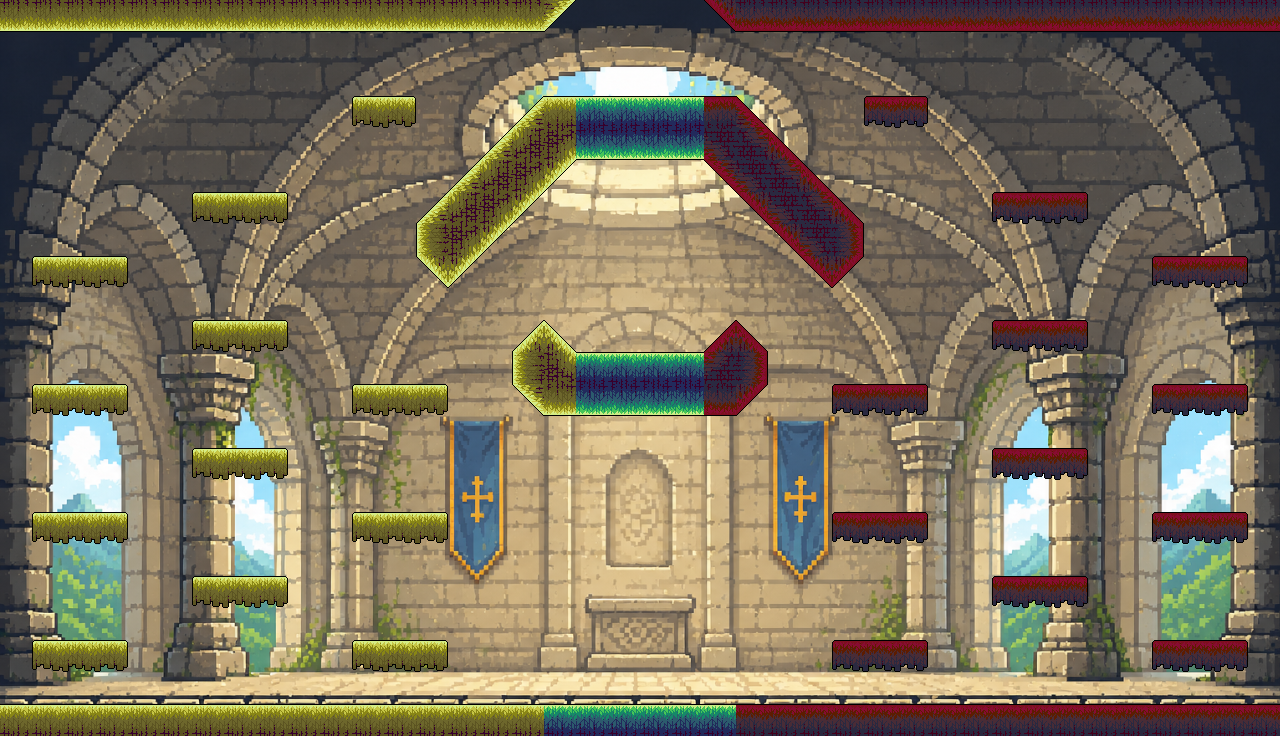

A level layout from a 2D game, rendered from its tile map. Below: a short description, then the map file with its tile-grid data intact:
An orthogonal 40x23 tile map with 32x32 px tiles, 1 tile layer (Platforms), 5 tilesets, 1 image layer.

<map version="1.10" tiledversion="1.12.1" orientation="orthogonal" renderorder="right-down" width="40" height="23" tilewidth="32" tileheight="32" infinite="0" nextlayerid="3" nextobjectid="1">
 <tileset firstgid="1" source="Tileset_Tierra_.tsx" />
 <tileset firstgid="97" source="Tileset_Tierra_girado.tsx" />
 <tileset firstgid="193" source="CartelArriba.tsx" />
 <tileset firstgid="194" source="Tileset_infierno.tsx" />
 <tileset firstgid="290" source="Tileset_cielo.tsx" />
 <imagelayer id="2" name="Capa de Imagen 1">
  <image source="../Mapas/Zona_descanso.png" width="1280" height="736" />
 </imagelayer>
 <layer id="1" name="Platforms" width="40" height="23">
  <data encoding="csv">
1073742115,1073742115,1073742115,1073742115,1073742115,1073742115,1073742115,1073742115,1073742115,1073742115,1073742115,1073742115,1073742115,1073742115,1073742115,1073742115,1073742115,3758096716,0,0,0,0,1073742060,1073742019,1073742019,1073742019,1073742019,1073742019,1073742019,1073742019,1073742019,1073742019,1073742019,1073742019,1073742019,1073742019,1073742019,1073742019,1073742019,1073742019,
0,0,0,0,0,0,0,0,0,0,0,0,0,0,0,0,0,0,0,0,0,0,0,0,0,0,0,0,0,0,0,0,0,0,0,0,0,0,0,0,
0,0,0,0,0,0,0,0,0,0,0,0,0,0,0,0,0,0,0,0,0,0,0,0,0,0,0,0,0,0,0,0,0,0,0,0,0,0,0,0,
0,0,0,0,0,0,0,0,0,0,0,338,340,0,0,0,1610613067,2147483939,2147483650,2147483650,2147483650,2147483650,2147483843,3758096619,0,0,0,242,244,0,0,0,0,0,0,0,0,0,0,0,
0,0,0,0,0,0,0,0,0,0,0,0,0,0,0,1610613067,2147483991,1073742167,1073741826,1073741826,1073741826,1073741826,536871159,3758096631,2147483884,0,0,0,0,0,0,0,0,0,0,0,0,0,0,0,
0,0,0,0,0,0,0,0,0,0,0,0,0,0,1610613067,2147483991,1073742167,1073742155,0,0,0,0,536871147,536871159,3758096631,2147483884,0,0,0,0,0,0,0,0,0,0,0,0,0,0,
0,0,0,0,0,0,338,339,340,0,0,0,0,1610613067,2147483991,1073742167,1073742155,0,0,0,0,0,0,1073742060,536871159,3758096631,2147483884,0,0,0,0,242,243,244,0,0,0,0,0,0,
0,0,0,0,0,0,0,0,0,0,0,0,0,536871203,1073742167,1073742155,0,0,0,0,0,0,0,0,1073742060,536871159,3758096579,0,0,0,0,0,0,0,0,0,0,0,0,0,
0,338,339,340,0,0,0,0,0,0,0,0,0,1073742156,1073742155,0,0,0,0,0,0,0,0,0,0,1073742060,1073742059,0,0,0,0,0,0,0,0,0,242,243,244,0,
0,0,0,0,0,0,0,0,0,0,0,0,0,0,0,0,0,0,0,0,0,0,0,0,0,0,0,0,0,0,0,0,0,0,0,0,0,0,0,0,
0,0,0,0,0,0,338,339,340,0,0,0,0,0,0,0,332,331,0,0,0,0,236,235,0,0,0,0,0,0,0,242,243,244,0,0,0,0,0,0,
0,0,0,0,0,0,0,0,0,0,0,0,0,0,0,0,1610613027,343,2,2,2,2,1610612983,2684354755,0,0,0,0,0,0,0,0,0,0,0,0,0,0,0,0,
0,338,339,340,0,0,0,0,0,0,0,338,339,340,0,0,536871243,3221225763,3221225474,3221225474,3221225474,3221225474,3221225667,3221225708,0,0,242,243,244,0,0,0,0,0,0,0,242,243,244,0,
0,0,0,0,0,0,0,0,0,0,0,0,0,0,0,0,0,0,0,0,0,0,0,0,0,0,0,0,0,0,0,0,0,0,0,0,0,0,0,0,
0,0,0,0,0,0,338,339,340,0,0,0,0,0,0,0,0,0,0,0,0,0,0,0,0,0,0,0,0,0,0,242,243,244,0,0,0,0,0,0,
0,0,0,0,0,0,0,0,0,0,0,0,0,0,0,0,0,0,0,0,0,0,0,0,0,0,0,0,0,0,0,0,0,0,0,0,0,0,0,0,
0,338,339,340,0,0,0,0,0,0,0,338,339,340,0,0,0,0,0,0,0,0,0,0,0,0,242,243,244,0,0,0,0,0,0,0,242,243,244,0,
0,0,0,0,0,0,0,0,0,0,0,0,0,0,0,0,0,0,0,0,0,0,0,0,0,0,0,0,0,0,0,0,0,0,0,0,0,0,0,0,
0,0,0,0,0,0,338,339,340,0,0,0,0,0,0,0,0,0,0,0,0,0,0,0,0,0,0,0,0,0,0,242,243,244,0,0,0,0,0,0,
0,0,0,0,0,0,0,0,0,0,0,0,0,0,0,0,0,0,0,0,0,0,0,0,0,0,0,0,0,0,0,0,0,0,0,0,0,0,0,0,
0,338,339,340,0,0,0,0,0,0,0,338,339,340,0,0,0,0,0,0,0,0,0,0,0,0,242,243,244,0,0,0,0,0,0,0,242,243,244,0,
0,0,0,0,0,0,0,0,0,0,0,0,0,0,0,0,0,0,0,0,0,0,0,0,0,0,0,0,0,0,0,0,0,0,0,0,0,0,0,0,
291,291,291,291,291,291,291,291,291,291,291,291,291,291,291,291,291,2,2,2,2,2,2,195,195,195,195,195,195,195,195,195,195,195,195,195,195,195,195,195
</data>
 </layer>
</map>
